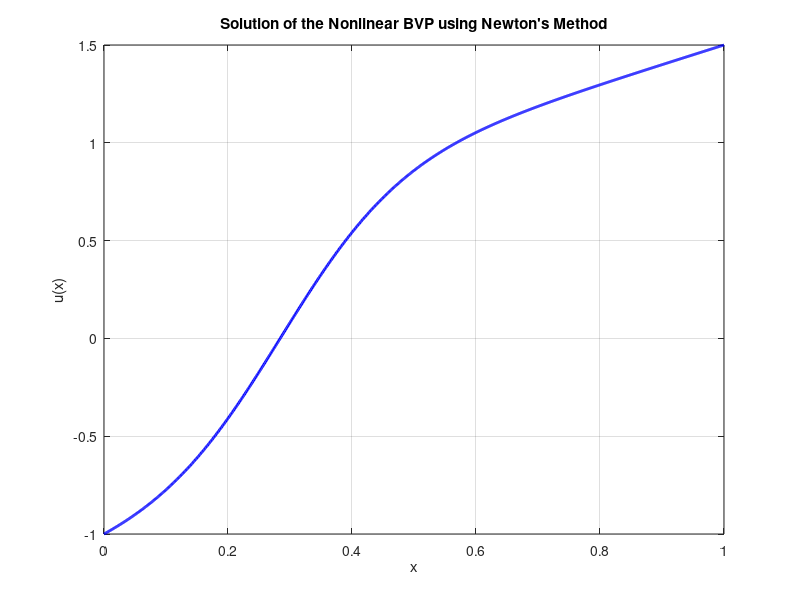
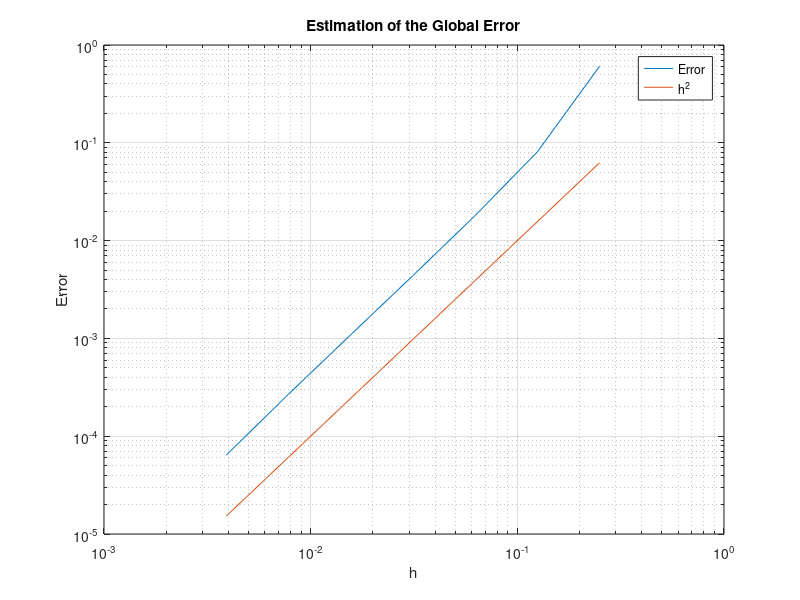

MATLAB code to generate these figures, in order:
clc; clear; close all;

% Parameters
epsilon = 0.1;
alpha = -1; 
beta = 1.5;
N_exact = 2^10; % Number of grid points
h = 1/N_exact;
tol = 1e-6;
max_iter = 100;

% Compute w_0 and x_bar from equations (2.103) and (2.104)
a = 0; b = 1;
w0 = 0.5 * (a - b + beta - alpha);
x_bar = 0.5 * (a + b - alpha - beta);

% Define grid points
x = linspace(a, b, N_exact+1)';

% Use the corrected initial guess
%u = alpha + (x - a) * (beta - alpha) / (b - a) + w0 * tanh(w0 * (x - x_bar) / (2 * epsilon));
u = x-x_bar + w0 * tanh(w0 * (x - x_bar) / (2 * epsilon));

% Apply Dirichlet boundary conditions
u(1) = alpha;  % Enforce u(0) = alpha
u(end) = beta; % Enforce u(1) = beta

for iter = 1:max_iter
    % Compute Residual F
    F = zeros(N_exact-1,1);
    N=N_exact;
    for j = 2:N
        F(j-1) = epsilon * (u(j+1) - 2*u(j) + u(j-1)) / h^2 ...
                 + (u(j) * (u(j+1) - u(j-1)) / (2*h)) - u(j);
    end

    % Compute Jacobian J
   
    main_diag  = -2 * epsilon / h^2 - (u(3:N+1) - u(1:N-1)) / (2*h) - 1;
    upper_diag = epsilon / h^2 + u(2:N) / (2*h);
    lower_diag = epsilon / h^2 - u(2:N) / (2*h);
    
    % Construct sparse Jacobian matrix J
    J = spdiags([lower_diag, main_diag, upper_diag], [-1, 0, 1], N-1, N-1);

    % Solve linear system J * delta_u = -F
    delta_u = J \ (-F);
    
    % Update solution (keeping boundary conditions fixed)
    u(2:N) = u(2:N) + delta_u;

    % Convergence check
    if norm(delta_u, inf) < tol
        fprintf('Converged in %d iterations\n', iter);
        break;
    end
end

% Plot the solution
figure;
plot(x, u, 'b', 'LineWidth', 2);
xlabel('x'); ylabel('u(x)');
title('Solution of the Nonlinear BVP using Newton''s Method');
grid on;
u_exact=u;

%%

N = 2.^[2:8]; % Number of grid points
h = 1./N;
err=[];
% Compute w_0 and x_bar from equations (2.103) and (2.104)

w0 = 0.5 * (a - b + beta - alpha);
x_bar = 0.5 * (a + b - alpha - beta);

for i=1:length(N)
    % Define grid points
    x = linspace(a, b, N(i)+1)';
    
    % Use the corrected initial guess
    %u = alpha + (x - a) * (beta - alpha) / (b - a) + w0 * tanh(w0 * (x - x_bar) / (2 * epsilon));
    u = x-x_bar + w0 * tanh(w0 * (x - x_bar) / (2 * epsilon));
    
    % Apply Dirichlet boundary conditions
    u(1) = alpha;  % Enforce u(0) = alpha
    u(end) = beta; % Enforce u(1) = beta
    
    for iter = 1:max_iter
        % Compute Residual F
        F = zeros(N(i)-1,1);
        for j = 2:N(i)
            F(j-1) = epsilon * (u(j+1) - 2*u(j) + u(j-1)) / h(i)^2 ...
                     + (u(j) * (u(j+1) - u(j-1)) / (2*h(i))) - u(j);
        end
    
        % Compute Jacobian J
       
        main_diag  = -2 * epsilon / h(i)^2 - (u(3:N(i)+1) - u(1:N(i)-1)) / (2*h(i)) - 1;
        upper_diag = epsilon / h(i)^2 + u(2:N(i)) / (2*h(i));
        lower_diag = epsilon / h(i)^2 - u(2:N(i)) / (2*h(i));
        
        % Construct sparse Jacobian matrix J
        J = spdiags([lower_diag, main_diag, upper_diag], [-1, 0, 1], N(i)-1, N(i)-1);
    
        % Solve linear system J * delta_u = -F
        delta_u = J \ (-F);
        
        % Update solution (keeping boundary conditions fixed)
        u(2:N(i)) = u(2:N(i)) + delta_u;
    
        % Convergence check
        if norm(delta_u, inf) < tol
            fprintf('Converged in %d iterations\n', iter);
            break;
        end
    end
    steps=[1:(N_exact/N(i)):N_exact+1];
    err(i)=max(abs(u-u_exact(steps)));

end

figure()
loglog(h,err,h,h.^2)
legend("Error","h^2")
xlabel("h")
ylabel("Error")
title("Estimation of the Global Error")
grid on 
